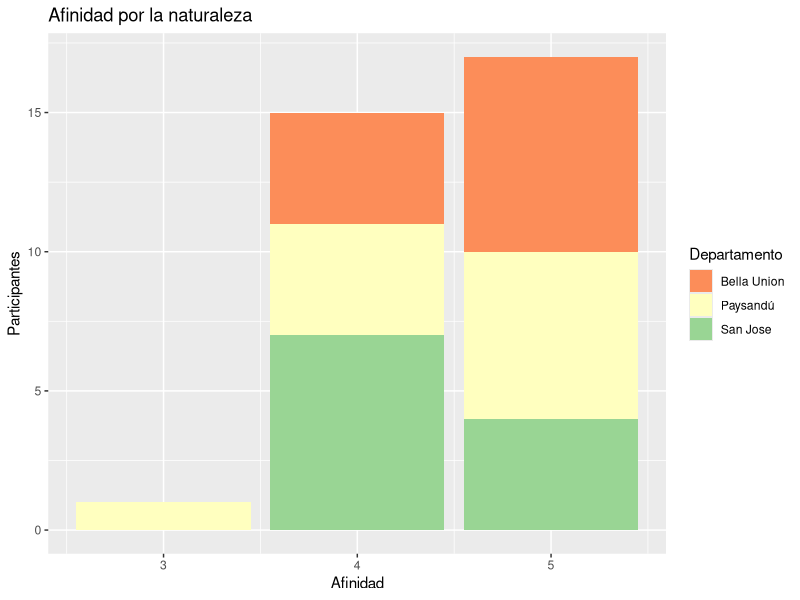
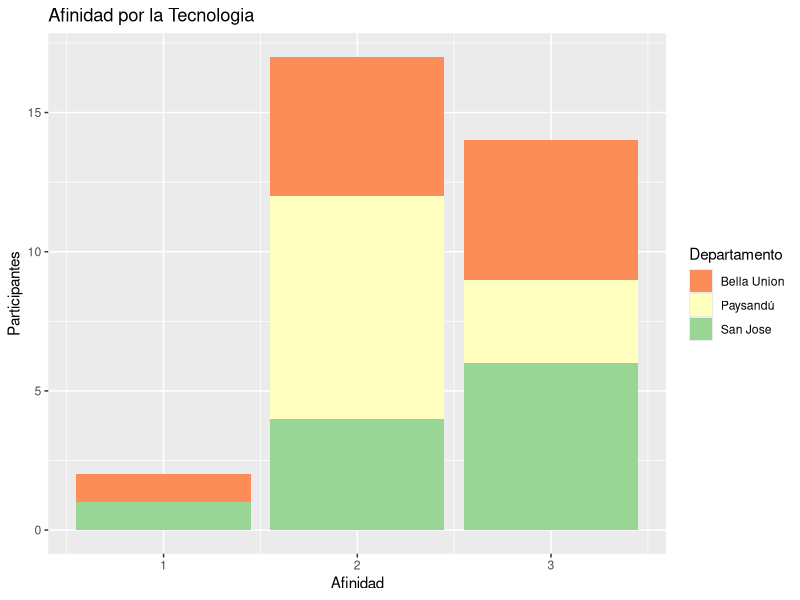
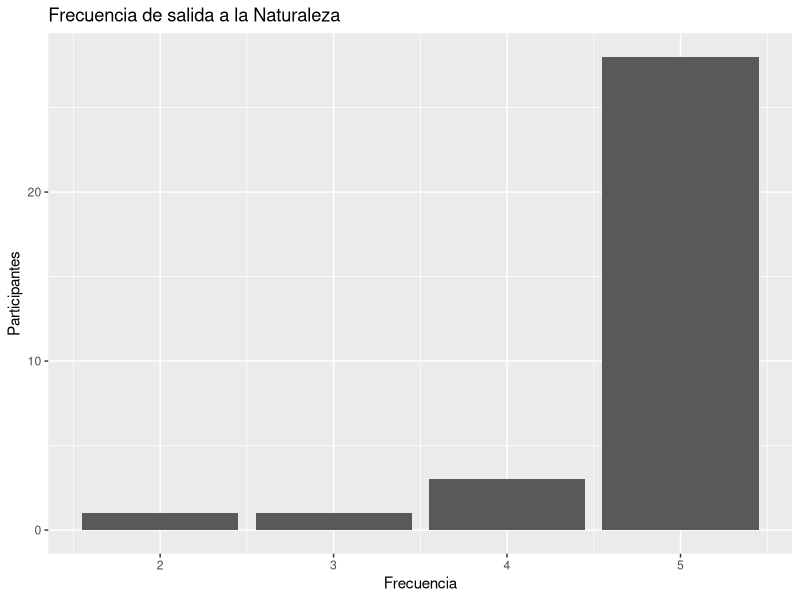

Generate these figures, in order, with R:
library(readr)
library(sf)
library(tidyverse)

 Encuesta <- read_csv("datos/Encuesta.csv")

##Para ver las clases de cada columna
 
 lapply(Encuesta,class)

##Cambiar Edad y Frecuencia a Numerico

Encuesta$Edad <- as.numeric(Encuesta$Edad)
Encuesta$Frecuencia <- as.numeric(Encuesta$Frecuencia)

## Eliminar los NA
Encuesta <- na.omit(Encuesta)

##Afinidad por la naturaleza +
## Contribucion de cada departamento
ggplot(Encuesta) +
  geom_bar(mapping = aes(x=Afinidad_Naturaleza, fill=Departamento)) + 
  labs(title = "Afinidad por la naturaleza",
       x = "Afinidad", y = "Participantes") + 
  scale_fill_brewer(palette = "Spectral")


##Afinidad por la tecnologia +
## Contribucion de cada departamento

ggplot(Encuesta) +
  geom_bar(mapping = aes(x=Afinidad_Tecnologia, fill=Departamento)) + 
  labs(title = "Afinidad por la Tecnologia",
       x = "Afinidad", y = "Participantes") + 
  scale_fill_brewer(palette = "Spectral")

##Frecuencia de salida a la Naturaleza +

ggplot(Encuesta) +
  geom_bar(mapping = aes(x=Frecuencia)) + 
  labs(title = "Frecuencia de salida a la Naturaleza",
       x = "Frecuencia", y = "Participantes")
  
